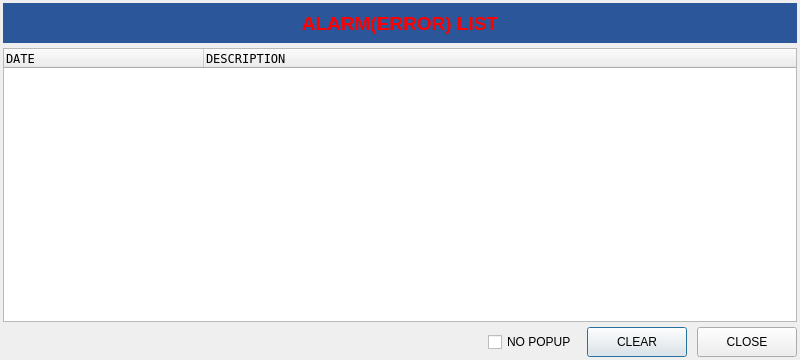
<?xml version="1.0" encoding="UTF-8"?>
<ui version="4.0">
 <class>CErrorPopup</class>
 <widget class="QDialog" name="CErrorPopup">
  <property name="geometry">
   <rect>
    <x>0</x>
    <y>0</y>
    <width>800</width>
    <height>360</height>
   </rect>
  </property>
  <property name="minimumSize">
   <size>
    <width>400</width>
    <height>300</height>
   </size>
  </property>
  <property name="maximumSize">
   <size>
    <width>1024</width>
    <height>600</height>
   </size>
  </property>
  <property name="windowTitle">
   <string>Error Dialog</string>
  </property>
  <property name="windowIcon">
   <iconset resource="../MainUi.qrc">
    <normaloff>:/icon/icon/alarm.ico</normaloff>:/icon/icon/alarm.ico</iconset>
  </property>
  <layout class="QVBoxLayout" name="verticalLayout">
   <property name="spacing">
    <number>5</number>
   </property>
   <property name="leftMargin">
    <number>3</number>
   </property>
   <property name="topMargin">
    <number>3</number>
   </property>
   <property name="rightMargin">
    <number>3</number>
   </property>
   <property name="bottomMargin">
    <number>3</number>
   </property>
   <item>
    <widget class="QLabel" name="lblTitle">
     <property name="minimumSize">
      <size>
       <width>0</width>
       <height>40</height>
      </size>
     </property>
     <property name="font">
      <font>
       <pointsize>14</pointsize>
       <weight>75</weight>
       <bold>true</bold>
      </font>
     </property>
     <property name="styleSheet">
      <string notr="true">background-color: #2b579a;
color: rgb(255, 0, 0);</string>
     </property>
     <property name="text">
      <string>ALARM(ERROR) LIST</string>
     </property>
     <property name="alignment">
      <set>Qt::AlignCenter</set>
     </property>
    </widget>
   </item>
   <item>
    <widget class="QTreeWidget" name="treeError">
     <property name="font">
      <font>
       <pointsize>9</pointsize>
      </font>
     </property>
     <property name="rootIsDecorated">
      <bool>true</bool>
     </property>
     <attribute name="headerDefaultSectionSize">
      <number>200</number>
     </attribute>
     <column>
      <property name="text">
       <string>DATE</string>
      </property>
      <property name="font">
       <font>
        <family>DejaVu Sans Mono</family>
       </font>
      </property>
     </column>
     <column>
      <property name="text">
       <string>DESCRIPTION</string>
      </property>
      <property name="font">
       <font>
        <family>DejaVu Sans Mono</family>
       </font>
      </property>
     </column>
    </widget>
   </item>
   <item>
    <layout class="QHBoxLayout" name="horizontalLayout">
     <property name="spacing">
      <number>10</number>
     </property>
     <item>
      <spacer name="horizontalSpacer">
       <property name="orientation">
        <enum>Qt::Horizontal</enum>
       </property>
       <property name="sizeHint" stdset="0">
        <size>
         <width>288</width>
         <height>20</height>
        </size>
       </property>
      </spacer>
     </item>
     <item>
      <widget class="QCheckBox" name="chkNoPopup">
       <property name="text">
        <string>NO POPUP</string>
       </property>
      </widget>
     </item>
     <item>
      <widget class="QPushButton" name="btnClear">
       <property name="minimumSize">
        <size>
         <width>100</width>
         <height>30</height>
        </size>
       </property>
       <property name="text">
        <string>CLEAR</string>
       </property>
       <property name="icon">
        <iconset resource="../MainUi.qrc">
         <normaloff>:/icon/icon/reload1.ico</normaloff>:/icon/icon/reload1.ico</iconset>
       </property>
       <property name="iconSize">
        <size>
         <width>24</width>
         <height>24</height>
        </size>
       </property>
      </widget>
     </item>
     <item>
      <widget class="QPushButton" name="btnClose">
       <property name="minimumSize">
        <size>
         <width>100</width>
         <height>30</height>
        </size>
       </property>
       <property name="text">
        <string>CLOSE</string>
       </property>
       <property name="icon">
        <iconset resource="../MainUi.qrc">
         <normaloff>:/icon/icon/ok.ico</normaloff>:/icon/icon/ok.ico</iconset>
       </property>
       <property name="iconSize">
        <size>
         <width>24</width>
         <height>24</height>
        </size>
       </property>
      </widget>
     </item>
    </layout>
   </item>
  </layout>
 </widget>
 <resources>
  <include location="../MainUi.qrc"/>
 </resources>
 <connections/>
</ui>
